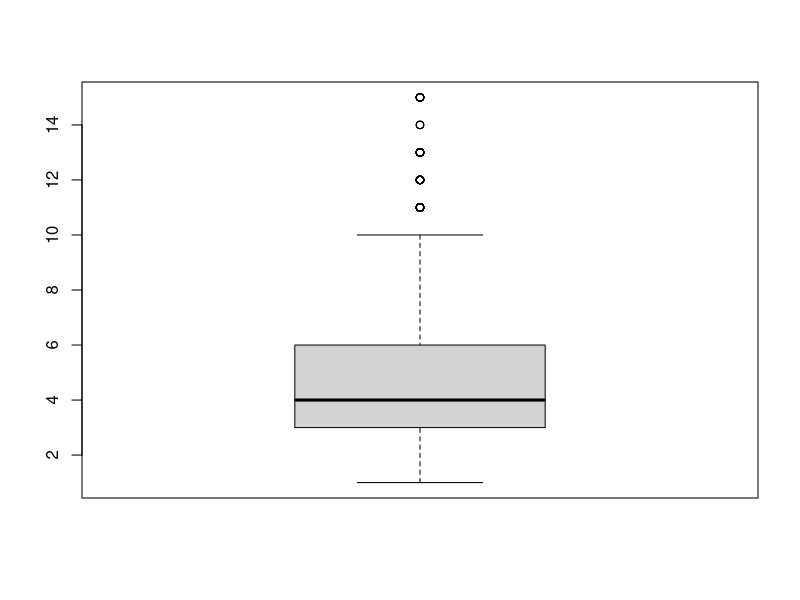
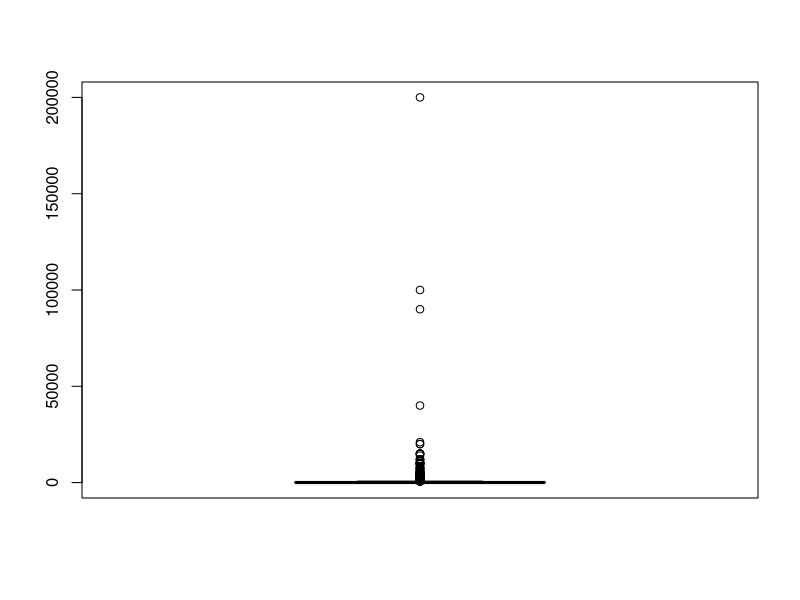
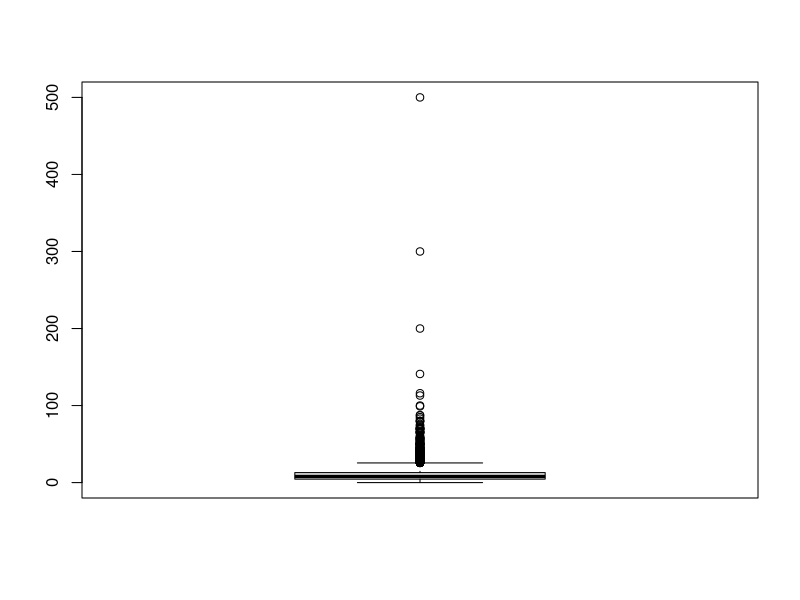
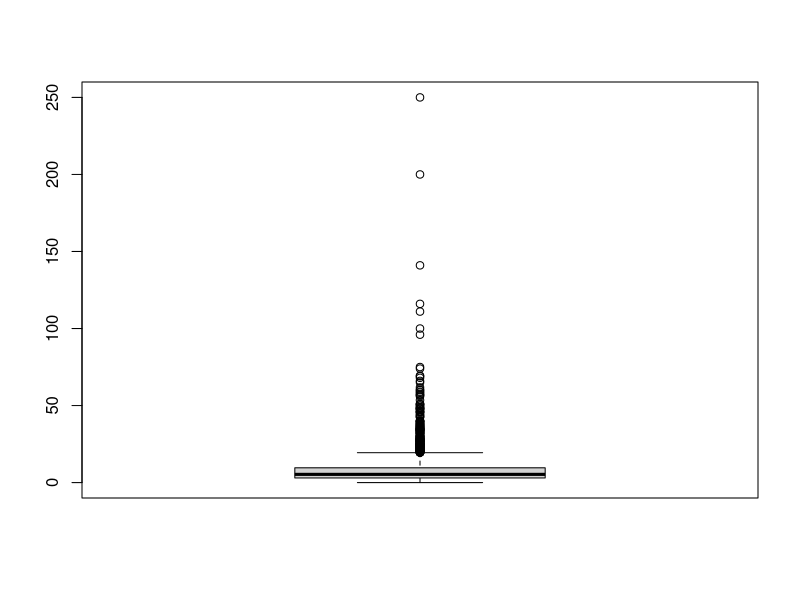
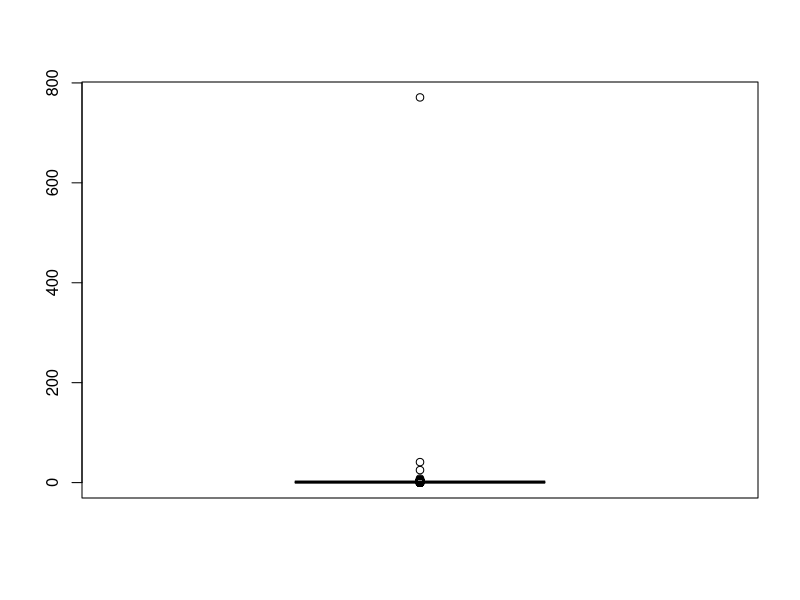
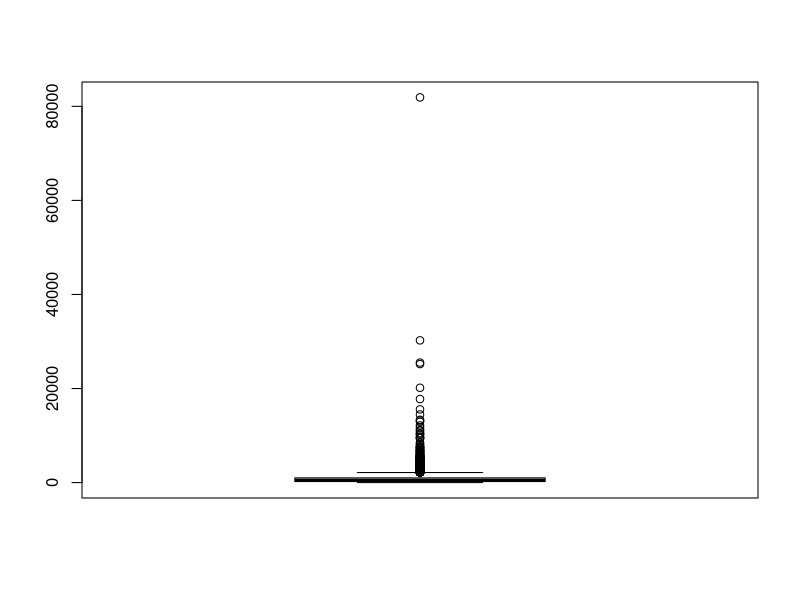
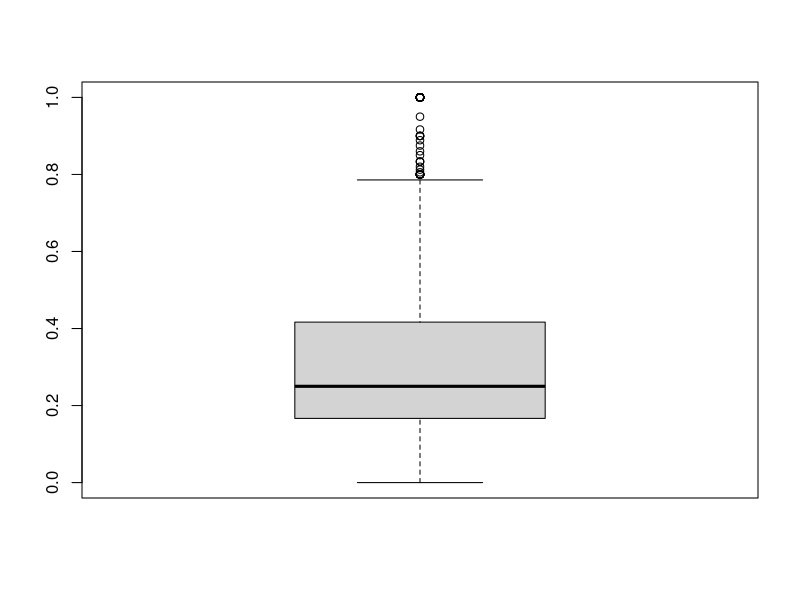
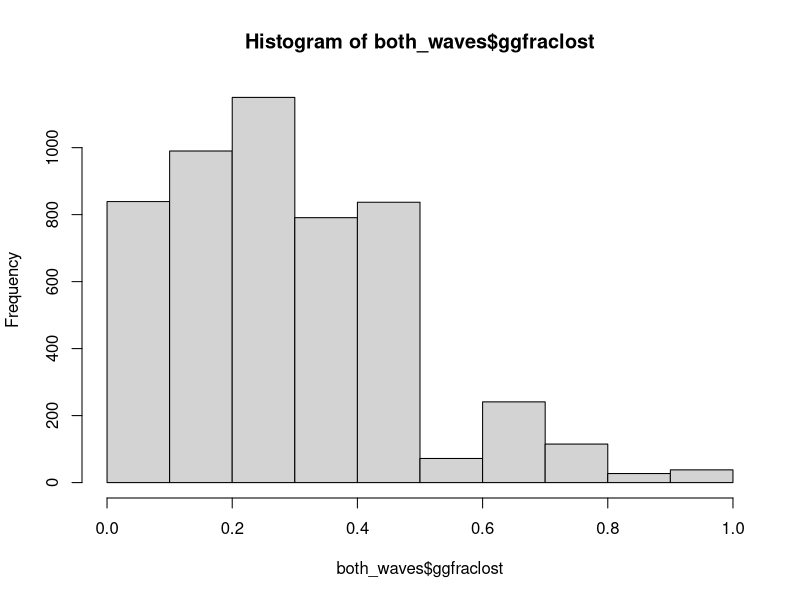

Generate these figures, in order, with R: (Note: this script raises an error after producing the figures.)
## ---- chunk 1
knitr::opts_chunk$set(echo = TRUE)
library(tidyverse)
library(knitr)
library(formattable)
both_waves <- read_csv("farmerData_bothWaves.csv")
## ---- chunk 2
both_waves %>% 
  summarise()

boxplot(both_waves$gghhsize)

#need to remove outliers on this
boxplot(both_waves$ggsavings)

#need to remove outliers on this
boxplot(both_waves$ggfsizeacres)

#need to remove outliers on this
boxplot(both_waves$ggfsizecocoaacres)

#remove 1 outlier
boxplot(both_waves$ggbuyers)

#need to remove outliers on this
boxplot(both_waves$ggharvestcocoaKG)

#interesting data point!
#need to look into exactly how this is calculated
boxplot(both_waves$ggfraclost)
hist(both_waves$ggfraclost)

#SUPER INTERESTING
boxplot(both_waves$ggschoolinghhhead)

#count genders
#gggenderhhhead.1 gives same result
#1 is male, 0 is female
sum(both_waves$gggenderhhhead, na.rm = TRUE) 
#answer is 4332, which is 81% of the survey

#huge outliers in here. someone cannot be 200 years old...
boxplot(both_waves$ggmeanage)

#huge outlier
boxplot(both_waves$ggyieldall_cocarea)

#this would be interesting viewed as a density plot (it gets harder close to 1)
boxplot(both_waves$ggfractionsold)

#outliers
boxplot(both_waves$ggincomecocoa)

#number of household heads who ever schooled
#1 is yes, 0 is no #STILL NEED TO CONFIRM THIS WITH BECCA
sum(both_waves$ggeverschoolhhhead, na.rm = TRUE) 
#answer is 4013, which is 75% of the survey

#########why is this not working?####
both_waves$ggyieldall_cocarea <- as.numeric(both_waves$ggyieldall_cocarea)
both_waves %>% 
median(ggyieldall_cocarea, ra.rm = TRUE)

#histogram of price


#does 1 mean yes or no?
boxplot(both_waves$gghhhwives)
          
## ---- chunk 3
###this creates three new summary dataframes
###I output these tables in kable in shiny app
###NOTE TO SELF: need to group by wave (2008 or 2014)
###Each table formatted into percentage

#percentage with access to physical resources 
#COULD ADDITIONALLY GROUP BY GENDER AND REGION 
phys_resources <- 
  both_waves %>% 
    select(ggcar, ggchainsaw, ggmistblower, ggelectric, surveyWave) %>% 
    summarise(per_car = 
                      percent(sum(both_waves$ggcar, na.rm = TRUE)
                      /(5371-sum(is.na(both_waves$ggcar))), digits = 0),
              per_chainsaw = 
                      percent(sum(both_waves$ggchainsaw, na.rm = TRUE)
                      /(5371-sum(is.na(both_waves$ggchainsaw))), digits = 0),
              per_mistblower = 
                      percent(sum(both_waves$ggmistblower, na.rm = TRUE)
                      /(5371-sum(is.na(both_waves$ggmistblower))), digits = 0),
              per_electric = 
                      percent(sum(both_waves$ggelectric, na.rm = TRUE)
                      /(5371-sum(is.na(both_waves$ggelectric))), digits = 0)
  )

#percentage with access to educational/training resources
#COULD ADDITIONALLY GROUP BY GENDER AND REGION
ed_resources <- 
  both_waves %>% 
    select(ggtraining, ggliterate, ggeverschoolhhhead, surveyWave) %>% 
    summarise(per_training = 
                      percent(sum(both_waves$ggtraining, na.rm = TRUE)
                      /(5371-sum(is.na(both_waves$ggtraining))), digits = 0),
              per_literate = 
                      percent(sum(both_waves$ggliterate, na.rm = TRUE)
                      /(5371-sum(is.na(both_waves$ggliterate))), digits = 0),
              per_everschoolhhhead = 
                      percent(sum(both_waves$ggeverschoolhhhead, na.rm = TRUE)
                      /(5371-sum(is.na(both_waves$ggeverschoolhhhead))), digits = 0)
  )

#percentage with access to financial/organizational resources
#COULD ADDITIONALLY GROUP BY GENDER AND REGION
fin_resources <- 
  both_waves %>% 
    select(ggreceivedloan, ggorggroup, ggbank) %>% 
    summarise(per_receivedloan = 
                      percent(sum(both_waves$ggreceivedloan, na.rm = TRUE)
                      /(5371-sum(is.na(both_waves$ggreceivedloan))), digits = 0),
              per_orggroup = 
                      percent(sum(both_waves$ggorggroup, na.rm = TRUE)
                      /(5371-sum(is.na(both_waves$ggorggroup))), digits = 0),
              per_bank = 
                      percent(sum(both_waves$ggbank, na.rm = TRUE)
                      /(5371-sum(is.na(both_waves$ggbank))), digits = 0)
)

#migrant status/ ggborninvillage
#something about health (healthcare and malaria)

#percentage with access to chemical inputs 
#COULD ADDITIONALLY GROUP BY GENDER AND REGION
chem_resources <-
  both_waves %>% 
    select(ggdumfert, gginsect, ggherb, ggfungi) %>% 
    summarise(per_dumfert = 
                      percent(sum(both_waves$ggdumfert, na.rm = TRUE)
                      /(5371-sum(is.na(both_waves$ggdumfert))), digits = 0),
              per_insect = 
                      percent(sum(both_waves$gginsect, na.rm = TRUE)
                      /(5371-sum(is.na(both_waves$gginsect))), digits = 0),
              per_fungi = 
                      percent(sum(both_waves$ggfungi, na.rm = TRUE)
                      /(5371-sum(is.na(both_waves$ggfungi))), digits = 0)
)

#create output tables 
phys_resources %>% 
  kable(caption = "Total number of unique candidate IDs and comittee IDs for each party",
      col.names = c("Party","Candidate IDs", "Committee IDs"))

fin_resources %>% 
  kable(caption = "Total number of unique candidate IDs and comittee IDs for each party",
      col.names = c("Party","Candidate IDs", "Committee IDs"))
  
chem_resources %>% 
  kable(caption = "Total number of unique candidate IDs and comittee IDs for each party",
      col.names = c("Party","Candidate IDs", "Committee IDs"))

## ---- chunk 4
#setequal to find if .1 variables are different.
setequal(both_waves$gginvestment, both_waves$gginvestment.1)
setequal(both_waves$ggtraining, both_waves$ggtraining.1)
setequal(both_waves$ggorggroup, both_waves$ggorggroup.1)

#they are all identicle. NOTE TO SELF: need to remove in an ealier cleaning

## ---- chunk 5
#child labor 

#internal

#external

## ---- chunk 6

lm()
